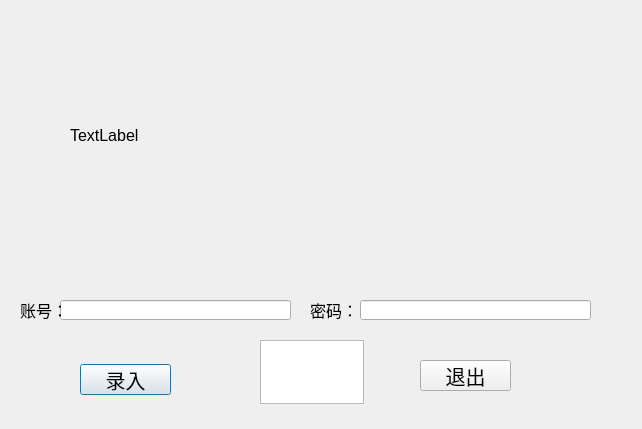
<?xml version="1.0" encoding="UTF-8"?>
<ui version="4.0">
 <class>Register</class>
 <widget class="QDialog" name="Register">
  <property name="geometry">
   <rect>
    <x>0</x>
    <y>0</y>
    <width>642</width>
    <height>429</height>
   </rect>
  </property>
  <property name="font">
   <font>
    <pointsize>12</pointsize>
   </font>
  </property>
  <property name="windowTitle">
   <string>Dialog</string>
  </property>
  <widget class="QLabel" name="label">
   <property name="geometry">
    <rect>
     <x>70</x>
     <y>40</y>
     <width>251</width>
     <height>191</height>
    </rect>
   </property>
   <property name="text">
    <string>TextLabel</string>
   </property>
  </widget>
  <widget class="QPushButton" name="pushButton">
   <property name="geometry">
    <rect>
     <x>80</x>
     <y>364</y>
     <width>91</width>
     <height>31</height>
    </rect>
   </property>
   <property name="font">
    <font>
     <pointsize>15</pointsize>
    </font>
   </property>
   <property name="text">
    <string>录入</string>
   </property>
  </widget>
  <widget class="QPushButton" name="pushButton_2">
   <property name="geometry">
    <rect>
     <x>420</x>
     <y>360</y>
     <width>91</width>
     <height>31</height>
    </rect>
   </property>
   <property name="font">
    <font>
     <pointsize>15</pointsize>
    </font>
   </property>
   <property name="text">
    <string>退出</string>
   </property>
  </widget>
  <widget class="QLabel" name="label_image">
   <property name="geometry">
    <rect>
     <x>350</x>
     <y>40</y>
     <width>251</width>
     <height>151</height>
    </rect>
   </property>
   <property name="text">
    <string/>
   </property>
  </widget>
  <widget class="QLineEdit" name="lineEdit_name">
   <property name="geometry">
    <rect>
     <x>60</x>
     <y>300</y>
     <width>231</width>
     <height>20</height>
    </rect>
   </property>
   <property name="font">
    <font>
     <pointsize>12</pointsize>
    </font>
   </property>
  </widget>
  <widget class="QLineEdit" name="lineEdit_port">
   <property name="geometry">
    <rect>
     <x>360</x>
     <y>300</y>
     <width>231</width>
     <height>20</height>
    </rect>
   </property>
  </widget>
  <widget class="QLabel" name="label_3">
   <property name="geometry">
    <rect>
     <x>20</x>
     <y>300</y>
     <width>41</width>
     <height>20</height>
    </rect>
   </property>
   <property name="font">
    <font>
     <pointsize>12</pointsize>
    </font>
   </property>
   <property name="text">
    <string>账号：</string>
   </property>
  </widget>
  <widget class="QLabel" name="label_4">
   <property name="geometry">
    <rect>
     <x>310</x>
     <y>300</y>
     <width>41</width>
     <height>20</height>
    </rect>
   </property>
   <property name="font">
    <font>
     <pointsize>12</pointsize>
    </font>
   </property>
   <property name="text">
    <string>密码：</string>
   </property>
  </widget>
  <widget class="QTextEdit" name="textEdit">
   <property name="geometry">
    <rect>
     <x>260</x>
     <y>340</y>
     <width>104</width>
     <height>64</height>
    </rect>
   </property>
  </widget>
 </widget>
 <resources/>
 <connections/>
</ui>
